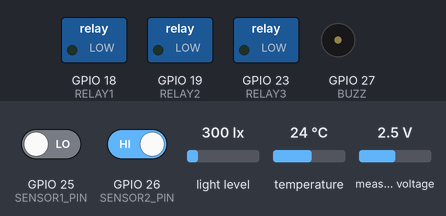
This sketch was run on a simulated ESP32. On the bench: switched loads named in the sketch (green lamp = pin HIGH), buzzer (waves = sounding, pin HIGH). Inputs (shaded band) come from the test bench; at power-on: light level 300 lx, GPIO 25 (SENSOR1_PIN) LOW, measured voltage 2.5 V, GPIO 26 (SENSOR2_PIN) HIGH, temperature 24 °C. WiFi joins after 1.5 s; servers stay silent unless stated; what the sketch prints to the serial monitor is not drawn.

Above: at 2.7 s.
2.8 s: light level set to 213 lx
5.9 s: light level set to 186 lx
At 7.4 s:
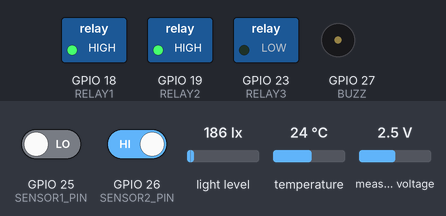
12.1 s: GPIO 25 (SENSOR1_PIN) driven HIGH
At 13.0 s:
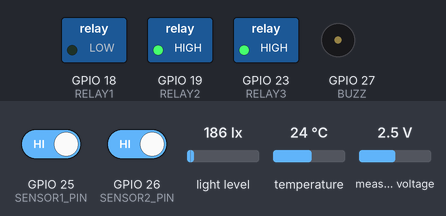
18.2 s: measured voltage set to 0.3 V
19.9 s: measured voltage set to 0 V
At 21.5 s:
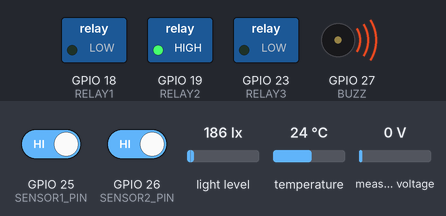
22.2 s: GPIO 26 (SENSOR2_PIN) driven LOW
At 23.1 s:
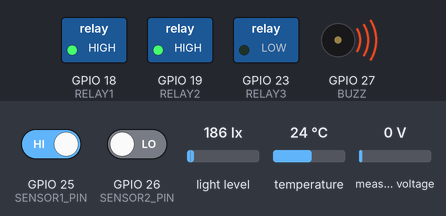
Timing chart, 0 to 25.2 s (numbered marks = the images above; inputs shaded):
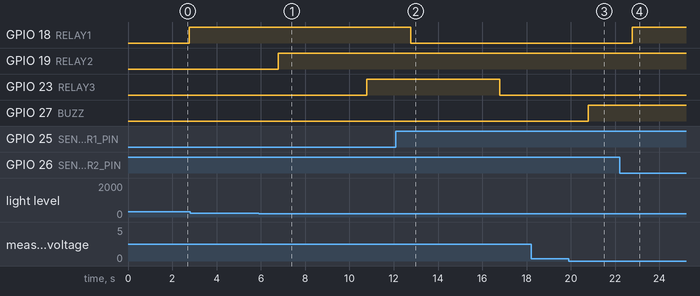

Measured:
- the behaviour switches between 201 and 200 lx on light level (found by bisection; images 0 and 1)
- the behaviour switches between 0.2 and 0.1 V on measured voltage (found by bisection; images 2 and 3)
- after the input at 2.8 s, every drawn part: stays the same
- after the input at 5.9 s, GPIO 19 (RELAY2): LOW → HIGH after 0.87 s
- after the input at 12.1 s, GPIO 18 (RELAY1): HIGH → LOW after 0.68 s
- after the input at 18.2 s, every drawn part: stays the same
- after the input at 19.9 s, GPIO 27 (BUZZ): LOW → HIGH after 0.88 s
- after the input at 22.2 s, GPIO 18 (RELAY1): LOW → HIGH after 0.58 s

The sketch:

semi_final_part5.ino
```cpp
// Reference: https://randomnerdtutorials.com/esp32-ds18b20-temperature-arduino-ide/
// Reference: https://randomnerdtutorials.com/esp32-bh1750-ambient-light-sensor/

#include <WiFi.h>
#include <HTTPClient.h>
#include <OneWire.h>
#include <DallasTemperature.h>
#include <Wire.h>
#include <BH1750.h>
#include <Adafruit_ADS1X15.h>

// TDS Sensor via ADS1115 (SDA = GPIO 16, SCL = GPIO 17)
Adafruit_ADS1115 ads; // menggunakan ADS1115
float tdsValue = 0;
float temperature = 25.0; // kompensasi suhu
TwoWire WireADS = TwoWire(1);  // gunakan I2C0 untuk ADS1115 (bisa diganti ke 1 jika konflik)

// XKC-Y25-V PNP Water Level Sensor
#define SENSOR1_PIN 25  // GPIO XKC-Y25-V PNP 1 on upper box
#define SENSOR2_PIN 26  // GPIO XKC-Y25-V PNP 2 on bottom box

// Relay
#define RELAY1 18  // Relay channel 1 WATER PUMP
#define RELAY2 19  // Relay channel 2 LED GROW
#define RELAY3 23  // Relay channel 3 MIST MAKER

//Buzzer
#define BUZZ 27  // Buzzer pin

// DS18B20 Water Temperature Sensor
const int oneWireBus = 4; // Connect to GPIO4 (D4) on ESP32
OneWire oneWire(oneWireBus);
DallasTemperature sensors(&oneWire);

// BH1750FVI Light Sensor
BH1750 lightMeter;
/*
SCL BH1750FVI > D22 ESP32
SDA BH1750FVI > D21 ESP32
*/

// WiFi & ThingSpeak Setup
const char* ssid = "WAWAN 6969"; // WiFi 4 SSID (2,4 GHz)
const char* password = "HERMAWAN"; // WiFi Password
String apiKey = "90JR03UWI2W7AKL8"; // ThingSpeak API Key

// Sensor parameters
float suhu = 0;
float lux = 0;
float tds = 0;
unsigned long lastReadTime = 0;
const unsigned long readInterval = 2000; // Read sensor every 2s

// Mist Maker Parameters
unsigned long mistInterval = 10000; // Mist Maker ON every 15min
unsigned long mistDuration = 5000;  // Running 15s while mist maker ON
unsigned long lastMistTime = 0;
bool mistRunning = false;
unsigned long mistStartTime = 0;

// Relay & Water Level Status Parameter
bool statusRelay1 = 0;
bool statusRelay2 = 0;
bool statusRelay3 = 0;
int statusAir = 0;

// Upload Parameters
unsigned long lastUploadTime = 0;
const unsigned long uploadInterval = 60000; // Upload every 60s

void setup() {
  Serial.begin(115200);
  sensors.begin();
  Wire.begin(); // I2C default pins for ESP32: SDA=21, SCL=22
  WireADS.begin(16, 17);  // SDA = D16, SCL = D17 (bisa kamu ubah sesuai wiring fisik)
  lightMeter.begin();
  pinMode(SENSOR1_PIN, INPUT);
  pinMode(SENSOR2_PIN, INPUT);
  pinMode(RELAY1, OUTPUT);
  pinMode(RELAY2, OUTPUT);
  pinMode(RELAY3, OUTPUT);

  pinMode(BUZZ, OUTPUT);

  // Relay must be on the OFF state while first start
  digitalWrite(RELAY1, LOW);
  digitalWrite(RELAY2, LOW);
  digitalWrite(RELAY3, LOW);

  // ADS115 TDS Initiation
  if (!ads.begin(0x48, &WireADS)) {
    Serial.println("Gagal mendeteksi ADS1115!");
    while (1);
  }
  Serial.println("ADS1115 terdeteksi!");
  ads.setGain(GAIN_ONE);  // 1x gain: ±4.096V (1 bit = 125uV)

  // Connect to Wi-Fi
  WiFi.begin(ssid, password);
  Serial.print("Menghubungkan ke WiFi...");
  while (WiFi.status() != WL_CONNECTED) {
    delay(500);
    Serial.print(".");
  }
  Serial.println("\nWiFi connected!");
}

void uploadThingSpeak(float suhu, float lux, float tds, bool relay1, bool relay2, bool relay3, int statusAir) {
  if (WiFi.status() == WL_CONNECTED) {
    HTTPClient http;

    String url = "https://api.thingspeak.com/update?api_key=" + apiKey + "&field1=" + String(suhu, 2) + "&field2=" + String(lux, 2) + "&field3=" + String(tds, 2) + "&field4=" + relay1 + "&field5=" + relay2 + "&field6=" + relay3 + "&field7=" + statusAir;
    http.begin(url);
    Serial.println(url);

    int httpResponseCode = http.GET();
    if (httpResponseCode > 0) {
      Serial.print("Data terkirim! Response code: ");
      Serial.println(httpResponseCode);
    } else {
      Serial.print("Gagal kirim data! Error code: ");
      Serial.println(httpResponseCode);
    }
    http.end();
  } else {
    Serial.println("WiFi tidak terhubung!");
  }
}

// String urlEncode(const char *msg) {
//   const char *hex = "0123456789ABCDEF";
//   String encodedMsg = "";

//   while (*msg != '\0') {
//     if (('a' <= *msg && *msg <= 'z') ||
//         ('A' <= *msg && *msg <= 'Z') ||
//         ('0' <= *msg && *msg <= '9')) {
//       encodedMsg += *msg;
//     } else if (*msg == ' ') {
//       encodedMsg += "%20";
//     } else {
//       encodedMsg += '%';
//       encodedMsg += hex[*msg >> 4];
//       encodedMsg += hex[*msg & 15];
//     }
//     msg++;
//   }
//   return encodedMsg;
// }

void loop() {
  unsigned long currentTime = millis();

  // Sensor Reading Parameters
  if (currentTime - lastReadTime >= readInterval) {
    lastReadTime = currentTime;

    sensors.requestTemperatures();
    suhu = sensors.getTempCByIndex(0);
    lux = lightMeter.readLightLevel();

    int16_t adc0 = ads.readADC_SingleEnded(0);
    float voltage = adc0 * 0.1875 / 1000.0;
    float compensation = 1.0 + 0.02 * (temperature - 25.0);
    float compensatedVoltage = voltage / compensation;
    tds = (133.42 * pow(compensatedVoltage, 3)
         - 255.86 * pow(compensatedVoltage, 2)
         + 857.39 * compensatedVoltage) * 0.5;

    Serial.println("=== SENSOR UPDATE ===");
    Serial.print("Suhu: "); Serial.print(suhu); Serial.println(" °C");
    Serial.print("Lux: "); Serial.print(lux); Serial.println(" lx");
    Serial.print("TDS: "); Serial.print(tds); Serial.println(" ppm");

    if (lux <= 200) { // Default value = 200
      digitalWrite(RELAY2, HIGH);
      Serial.println("LED Grow: ON");
      statusRelay2 = 1;
    } else {
      digitalWrite(RELAY2, LOW);
      Serial.println("LED Grow: OFF");
      statusRelay2 = 0;
    }

    if (tds <= 100) { // Buzzer ON if ABmix are low
      digitalWrite(BUZZ, HIGH);
    }

    int upperSensor = digitalRead(SENSOR1_PIN);   // HIGH = Water Enough
    int bottomSensor = digitalRead(SENSOR2_PIN);  // HIGH = Water Available

    if (bottomSensor == LOW) {
      digitalWrite(RELAY1, HIGH);  // Water Pump ON
      digitalWrite(RELAY3, LOW);   // Mist Maker must OFF!
      mistRunning = false;
      Serial.println("Air SEDIKIT! Pompa ON, Mist OFF.");
      statusAir = 0; // Air Sedikit
      statusRelay1 = 1;
    } else {
      if (upperSensor == HIGH) {
        digitalWrite(RELAY1, LOW); // Water Pump OFF
        Serial.println("Air Penuh, Pompa OFF.");
        statusAir = 2; // Air Penuh
        statusRelay1 = 0;
      } else {
        digitalWrite(RELAY1, HIGH);  // Water Pump still ON
        Serial.println("Air Belum Penuh, melanjutkan pengisian air.");
        statusAir = 1; // Air Cukup
        statusRelay1 = 1;
      }

      // Mist Maker Running if bottomSensor = HIGH
      if (!mistRunning && currentTime - lastMistTime >= mistInterval) {
        mistRunning = true;
        mistStartTime = currentTime;
        digitalWrite(RELAY3, HIGH); // Mist Maker ON
        Serial.println("Mist Maker ON (start)");
        statusRelay3 = 1;
      }

      if (mistRunning && currentTime - mistStartTime >= mistDuration) {
        mistRunning = false;
        lastMistTime = currentTime;
        digitalWrite(RELAY3, LOW); // Mist Maker OFF
        Serial.println("Mist Maker OFF (done)");
        statusRelay3 = 0;
      }
    }

    Serial.print("Relay 1= "); Serial.println(statusRelay1);
    Serial.print("Relay 2= "); Serial.println(statusRelay2);
    Serial.print("Relay 3= "); Serial.println(statusRelay3);
    Serial.print("Status Air= "); Serial.println(statusAir);
  }

  // Upload Parameters
  if (currentTime - lastUploadTime >= uploadInterval) {
    lastUploadTime = currentTime;
    uploadThingSpeak(
    suhu,
    lux,
    tds,
    statusRelay1,
    statusRelay2,
    statusRelay3,
    statusAir
    //urlEncode(statusAir.c_str())
    );
  }
}
```
